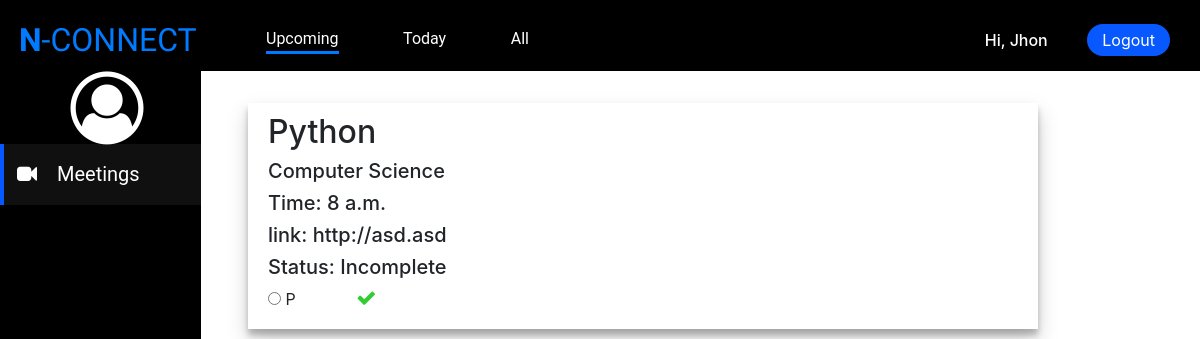
Screenshot of / (signed in) with the database file from the repository.
### main/models.py (models this page shows, shortened)
class Meeting(models.Model):
    topic = models.CharField(max_length=200, null=True)
    subject = models.ForeignKey(Subject, on_delete=models.SET_NULL, null=True)
    date = models.DateField(auto_now_add=True, auto_now=False, null=True)
    STATUS = (
        ('Incomplete', 'Incomplete'),
        ('Concluded', 'Concluded'),
        ('Deleted', 'Deleted')
    )
    STD = (
        ('8', '8'),
        ('9', '9'),
        ('10', '10')
    )
    std = models.CharField(max_length=3, choices=STD, null=True)
    link = models.URLField(max_length=500, null=True)
    status = models.CharField(max_length=40, null=True, choices=STATUS, default="Incomplete")
    participents = models.ManyToManyField(Student, blank=True)
    time = models.TimeField(auto_now_add=False, null=True)

class Subject(models.Model):
    name = models.CharField(max_length=100, null=True)
    teacher = models.OneToOneField(Teacher, on_delete=models.SET_NULL, null=True)
    def __str__(self):
        return self.name

### main/views.py (the view)
# urls.py: path('', views.dashboard, name="dashboard_pg"),
@login_required(login_url='login_pg')
def dashboard(request):
    user = request.user
    user_grps = user.groups.all()
    group = Group.objects.get(name="Teachers")
    meetings = Meeting.objects.all()
    if group in user_grps:
        meetings = Meeting.objects.filter(
            subject__teacher=request.user.id, date=date.today(), status="Incomplete").order_by('-id')
        context = {'meetings': meetings}
        return render(request, 'main/lst_meetings.html', context)
    else:
        user = request.user
        stu_user = Student.objects.get(user=User.objects.get(username=user))
        stu_std = stu_user.std
        if stu_std == 9:
            stu_meeting = meetings.filter(std=9, status="Incomplete", date=date.today()).order_by('-id')
        if stu_std == 8:
            stu_meeting = meetings.filter(std=8, status="Incomplete", date=date.today()).order_by('-id')
        if stu_std == 7:
            stu_meeting = meetings.filter(std=7, status="Incomplete", date=date.today()).order_by('-id')
        context = {'meetings': stu_meeting}
        return render(request, 'main/student_dash.html', context)

### templates/main/student_dash.html (shortened to what this page needs)
{% extends 'main/base.html' %}
{% load active_link_tags %}
{% block sub-nav-block %}
<li><a class="sub-nav-links {% if request.path == '/' %} sub-active {% endif %}" href="{% url 'dashboard_pg' %}">Upcoming</a></li>
<li><a class="sub-nav-links {% active_link 'student_today_meets_pg' 'sub-active' %}" href="{% url 'student_today_meets_pg' %}">Today</a></li>
<li><a class="sub-nav-links {% active_link 'student_all_meets_pg' 'sub-active' %}" href="{% url 'student_all_meets_pg' %}">All</a></li>
{% endblock sub-nav-block %}
{% block side-menu-block %}
<a class="side-menu-links "href="{% url 'dashboard_pg' %}"><i class="fa fa-video-camera"></i><span>Meetings</span></a>
{% endblock side-menu-block %}
{% block meetings %}
{% for meeting in meetings %}
<div class="meeting">
    <h2 class="meeting-topic">{{meeting.topic}}</h2>
        <h5>{{meeting.subject}}</h5>
        <h5>Time: {{meeting.time}}</h5>
        <h5>link: {{meeting.link}}</h5>
        <h5>Status: {{meeting.status}}</h5>
    {% if meeting.status == "Incomplete" %}
    <form action="{% url 'mark_attendance_pg' meeting.id %}"method="POST"class="attendance-form">
        <input class="attendance-radio-button" name="attendance" id="btn-1"type="radio" value="P">
        <label class="p-label" for="btn-1">P</label>
        <button type ="submit"><i class="fa fa-check"></i></button>
    </form>
    {% endif %}
</div>
{% endfor %}
{% endblock meetings %}

### templates/main/base.html (shortened to what this page needs)
{% load static %}
<!DOCTYPE html>
<html lang="en">
<head>
    <link rel="stylesheet" href="{% static 'main/css/base.css' %}">
    <link rel="stylesheet" href="https://cdnjs.cloudflare.com/ajax/libs/font-awesome/4.7.0/css/font-awesome.min.css">
    <link rel="stylesheet" href="https://stackpath.bootstrapcdn.com/bootstrap/4.5.2/css/bootstrap.min.css"
>
</head>
<body>
    <header>
        <nav>
            <label class="logo"><a href="{% url 'dashboard_pg' %}"><b>N</b>-CONNECT</a></label>
            <ul>
                <li>
                    <h6>Hi, {{request.user.first_name}}</h6>
                </li>
                <li><a href="{% url 'logout_pg' %}">Logout</a></li>
            </ul>
        </nav>
        <div class="side-menu">
            <center>
                <i style="font-size:73px;" class="fa fa-user-circle-o"></i>
            </center>
            {% block side-menu-block %}
            {% endblock side-menu-block %}
        </div>
        <div class="sub-nav">
            <ul>
                {% block sub-nav-block %}
                {% endblock sub-nav-block %}
            </ul>
        </div>
    </header>
    <section id="meetings-container">
        {% block meetings %}
        {% endblock meetings %}
    </section>
</body>
</html>

### statics/main/css/base.css (style rules this page uses)
* { box-sizing: border-box; margin: 0; padding: 0; text-decoration: none !important; }
.logo { color: #0758ff; font-family: 'Exo', sans-serif; font-size: 32px; line-height: 80px; margin-left: 19px; }
nav { background: #000000; height: 71px; position: fixed; width: 100%; z-index: 2; }
nav ul { float: right; margin-right: 20px; list-style: none; }
nav ul li { line-height: 80px; margin: 0px 10px; display: inline-block; }
nav ul li a, h6 { color: #ffffff; padding: 6px 15px; text-decoration: none; }
nav ul li a { background: #0758ff; border-radius: 20px; transition: 0.4s; }
.side-menu { position: fixed; margin-top: 71px; background: #000000; width: 201px; height: 100%; }
.side-menu a { display: block; line-height: 60px; transition: 0.5s; color: #ffffff; border-left: 0px solid #0758ff; }
.side-menu .active { border-left: 4px solid #0758ff; background: #101010; }
.side-menu span { font-size: 20px; font-family: 'Roboto', sans-serif; margin-left: 20px; color: #ffffff; }
.side-menu i { font-size: 20px; margin-left: 13px; color: #ffffff; }
.sub-nav { margin-top: 26px; position: fixed; left: 236px; background: #000000; height: 45px; z-index: 3; }
.sub-nav ul { list-style: none; }
.sub-nav ul li { display: inline-block; margin: 0px 30px; color: #ffffff; }
.sub-nav ul li a { color: #ffffff; font-family: 'Roboto', sans-serif; }
.sub-nav ul li ::after { content: ''; width: 0; height: 3px; background: #0078ff; display: block; margin: auto; transition: 0.3s; }
.sub-active { border-bottom: 3px solid #0078ff; padding-bottom: 3.3px; }
#meetings-container { margin-left: 248px; margin-top: 0px; position: relative; top: 103px; }
.meeting { width: 83%; padding: 10px 20px; margin-bottom: 30px; z-index: 1; box-shadow: 0 10px 20px rgba(0, 0, 0, .19), 0 6px 6px rgba(0, 0, 0, .23); transition: 0.4s; }
.meeting button { border: none; color: limegreen; background: #ffffff; margin-left: 26px; }
.meeting button i { font-size: 20px; }
.p-label { margin-right: 30px; }

### rows the page displays
Meeting: topic "Python", subject "Computer Science", time "8 a.m.", link "http://asd.asd", status "Incomplete"

### other values shown
{{ request.user.first_name }} "Jhon"
